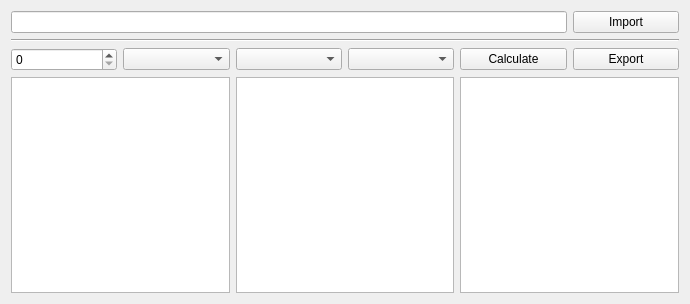
<?xml version="1.0" encoding="UTF-8"?>
<ui version="4.0">
 <class>Widget</class>
 <widget class="QWidget" name="Widget">
  <property name="geometry">
   <rect>
    <x>0</x>
    <y>0</y>
    <width>690</width>
    <height>304</height>
   </rect>
  </property>
  <property name="minimumSize">
   <size>
    <width>690</width>
    <height>304</height>
   </size>
  </property>
  <property name="windowTitle">
   <string>Widget</string>
  </property>
  <layout class="QGridLayout" name="gridLayout">
   <item row="0" column="0" colspan="5">
    <widget class="QLineEdit" name="importPathBox"/>
   </item>
   <item row="0" column="5">
    <widget class="QPushButton" name="importButton">
     <property name="text">
      <string>Import</string>
     </property>
    </widget>
   </item>
   <item row="1" column="0" colspan="6">
    <widget class="Line" name="line">
     <property name="orientation">
      <enum>Qt::Horizontal</enum>
     </property>
    </widget>
   </item>
   <item row="2" column="0">
    <widget class="QSpinBox" name="sizeBox"/>
   </item>
   <item row="2" column="1">
    <widget class="QComboBox" name="selectionBox1"/>
   </item>
   <item row="2" column="2">
    <widget class="QComboBox" name="selectionBox2"/>
   </item>
   <item row="2" column="3">
    <widget class="QComboBox" name="mathBox"/>
   </item>
   <item row="2" column="4">
    <widget class="QPushButton" name="calculateButton">
     <property name="text">
      <string>Calculate</string>
     </property>
    </widget>
   </item>
   <item row="2" column="5">
    <widget class="QPushButton" name="exportButton">
     <property name="text">
      <string>Export</string>
     </property>
    </widget>
   </item>
   <item row="3" column="0" colspan="2">
    <widget class="QTableWidget" name="matrixTable1"/>
   </item>
   <item row="3" column="2" colspan="2">
    <widget class="QTableWidget" name="matrixTable2"/>
   </item>
   <item row="3" column="4" colspan="2">
    <widget class="QTableWidget" name="matrixTable3"/>
   </item>
  </layout>
 </widget>
 <resources/>
 <connections/>
</ui>
